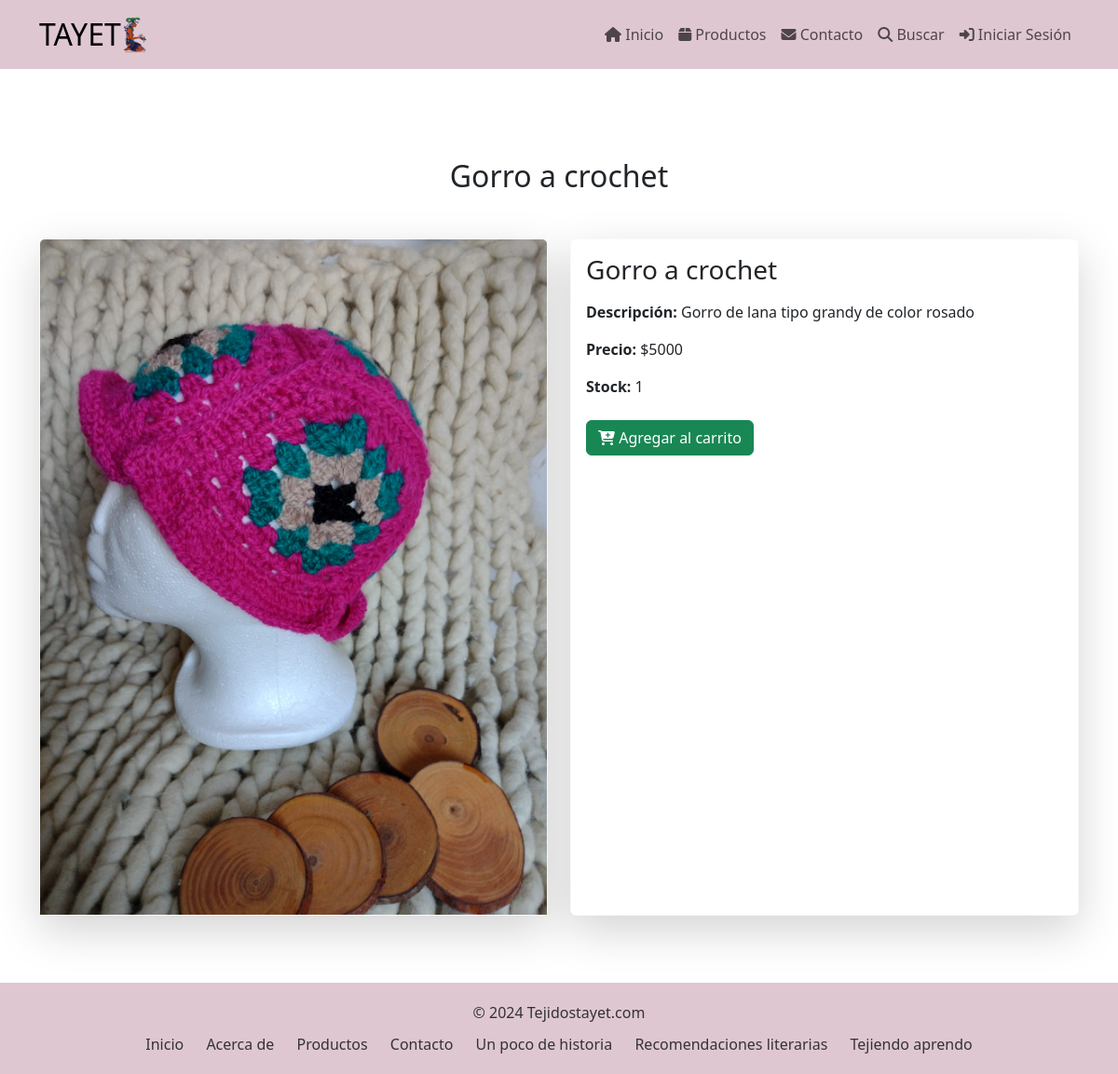
The app's page /producto/11/ with its own data.
### core/models.py (models this page shows, shortened)
class Producto(models.Model):
    nombre = models.CharField(max_length=100)
    descripcion = models.TextField()
    precio = models.IntegerField()
    imagen = models.ImageField(upload_to='productos/')
    categoria = models.ForeignKey(Categoria, on_delete=models.CASCADE, related_name='productos')
    stock = models.IntegerField(default=0)

### core/views.py (the view)
# urls.py: path('producto/<int:producto_id>/', producto_detalle, name='producto_detalle'),
def producto_detalle(request, producto_id):
    producto = get_object_or_404(Producto, id=producto_id)
    return render(request, 'core/producto_detalle.html', {'producto': producto})

### core/context_processors.py (called while the page is built)
def carrito_context(request):
    if request.user.is_authenticated:
        cantidad_total = Carrito.objects.filter(usuario=request.user).aggregate(total_cantidad=Sum('cantidad'))['total_cantidad'] or 0
    else:
        cantidad_total = 0
    return {'cantidad_total': cantidad_total}

### core/templates/core/producto_detalle.html
{% extends "core/base.html" %}
{% load static %}
{% block principal %}
    <section id="producto-detalle" class="pt-5">
        <div class="container">
            <h2 class="text-center my-5">{{ producto.nombre }}</h2>
            <div class="row">
                <div class="col-md-6 mb-4">
                    <div class="card shadow-lg border-light">
                        <img src="{{ producto.imagen.url }}" alt="{{ producto.nombre }}" class="card-img-top img-fluid" style="object-fit: cover; height: auto;">
                    </div>
                </div>
                <div class="col-md-6 mb-4">
                    <div class="card shadow-lg border-light h-100">
                        <div class="card-body d-flex flex-column">
                            <h3 class="card-title mb-3">{{ producto.nombre }}</h3>
                            <p class="card-text mb-3"><strong>Descripción:</strong> {{ producto.descripcion }}</p>
                            <p class="card-text mb-3"><strong>Precio:</strong> ${{ producto.precio }}</p>
                            <p class="card-text mb-4"><strong>Stock:</strong> {{ producto.stock }}</p>
                            {% if producto.stock > 0 %}
                            <div class="d-flex gap-2">
                                <a href="{% url 'agregar_al_carrito' producto.id %}" class="btn btn-success">
                                    <i class="fas fa-cart-plus"></i> Agregar al carrito
                                </a>
                            </div>
                            {% else %}
                            <p class="text-danger">Producto sin stock</p>
                            {% endif %}
                        </div>
                    </div>
                </div>
            </div>
        </div>
    </section>
    <div class="pt-5"></div>
{% endblock %}

### core/templates/core/base.html (style rules this page uses)
html, body { height: 100%; margin: 0; display: flex; flex-direction: column; }

### records on screen
Producto: nombre "Gorro a crochet", imagen (picture), descripcion "Gorro de lana tipo grandy de color rosado", precio "5000", stock "1"
